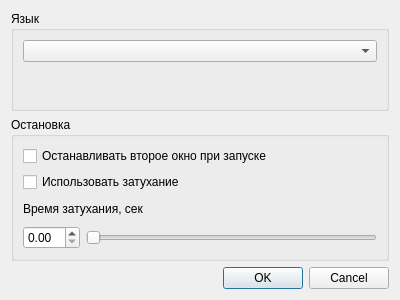
<?xml version="1.0" encoding="UTF-8"?>
<ui version="4.0">
 <class>Settings_Dialog</class>
 <widget class="QDialog" name="Settings_Dialog">
  <property name="geometry">
   <rect>
    <x>0</x>
    <y>0</y>
    <width>400</width>
    <height>300</height>
   </rect>
  </property>
  <property name="windowTitle">
   <string>Dialog</string>
  </property>
  <layout class="QVBoxLayout" name="verticalLayout">
   <item>
    <widget class="QGroupBox" name="laguagegGrpBox">
     <property name="maximumSize">
      <size>
       <width>16777215</width>
       <height>100</height>
      </size>
     </property>
     <property name="title">
      <string>Язык</string>
     </property>
     <layout class="QVBoxLayout" name="verticalLayout_2">
      <item>
       <widget class="QComboBox" name="laguageBox">
        <property name="currentText">
         <string/>
        </property>
       </widget>
      </item>
      <item>
       <spacer name="verticalSpacer">
        <property name="orientation">
         <enum>Qt::Vertical</enum>
        </property>
        <property name="sizeHint" stdset="0">
         <size>
          <width>20</width>
          <height>40</height>
         </size>
        </property>
       </spacer>
      </item>
     </layout>
    </widget>
   </item>
   <item>
    <widget class="QGroupBox" name="stopGrpBox">
     <property name="title">
      <string>Остановка</string>
     </property>
     <layout class="QVBoxLayout" name="verticalLayout_3">
      <item>
       <widget class="QCheckBox" name="turnofCheckBox">
        <property name="text">
         <string>Останавливать второе окно при запуске</string>
        </property>
       </widget>
      </item>
      <item>
       <widget class="QCheckBox" name="fadeoutCheckBox">
        <property name="text">
         <string>Использовать затухание</string>
        </property>
       </widget>
      </item>
      <item>
       <widget class="QLabel" name="stopTimeLbl">
        <property name="text">
         <string>Время затухания, сек</string>
        </property>
       </widget>
      </item>
      <item>
       <layout class="QHBoxLayout" name="horizontalLayout_2">
        <item>
         <widget class="QDoubleSpinBox" name="fadeTimeSpinBox">
          <property name="inputMethodHints">
           <set>Qt::ImhDigitsOnly</set>
          </property>
         </widget>
        </item>
        <item>
         <widget class="QSlider" name="fadeTimeSlider">
          <property name="orientation">
           <enum>Qt::Horizontal</enum>
          </property>
         </widget>
        </item>
       </layout>
      </item>
     </layout>
    </widget>
   </item>
   <item>
    <widget class="QDialogButtonBox" name="buttonBox">
     <property name="orientation">
      <enum>Qt::Horizontal</enum>
     </property>
     <property name="standardButtons">
      <set>QDialogButtonBox::Cancel|QDialogButtonBox::Ok</set>
     </property>
    </widget>
   </item>
  </layout>
 </widget>
 <resources/>
 <connections>
  <connection>
   <sender>buttonBox</sender>
   <signal>accepted()</signal>
   <receiver>Settings_Dialog</receiver>
   <slot>accept()</slot>
   <hints>
    <hint type="sourcelabel">
     <x>248</x>
     <y>254</y>
    </hint>
    <hint type="destinationlabel">
     <x>157</x>
     <y>274</y>
    </hint>
   </hints>
  </connection>
  <connection>
   <sender>buttonBox</sender>
   <signal>rejected()</signal>
   <receiver>Settings_Dialog</receiver>
   <slot>reject()</slot>
   <hints>
    <hint type="sourcelabel">
     <x>316</x>
     <y>260</y>
    </hint>
    <hint type="destinationlabel">
     <x>286</x>
     <y>274</y>
    </hint>
   </hints>
  </connection>
 </connections>
</ui>
